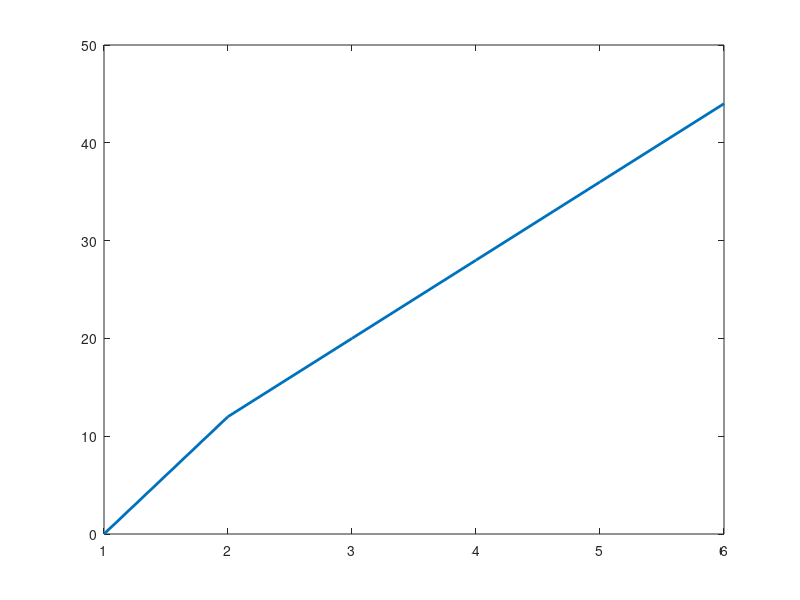

Write MATLAB code to recreate this figure.
##x = [1 2 3 4 5 6]
##y = [2 4 6 8 10 12]
##
##derivX = diff(x)  ## Diferenca dos valores do vetor de x
##derivY = diff(y)  ## diferenca di valores do vetor de y

##deriv = derivY/derivX ## Derivada dos valores


##Derivada de uma parabola
f= @(x) 4*x^2+3;
x = [1 2 3 4 5 6]
y = [7 19 39 67 103 147]

derivX = diff(x)
derivY = diff(y)

deriv = derivY/derivX

##Plotagem de grafico

plot(x,[0 diff(y)], 'linewidth',2)


## Teste

  x = [2,4,6,7,10,11,14,17,20];
  y = [1,2,5,2,8,7,6,9,12];




##Itegral

int = cumsum(deriv)







